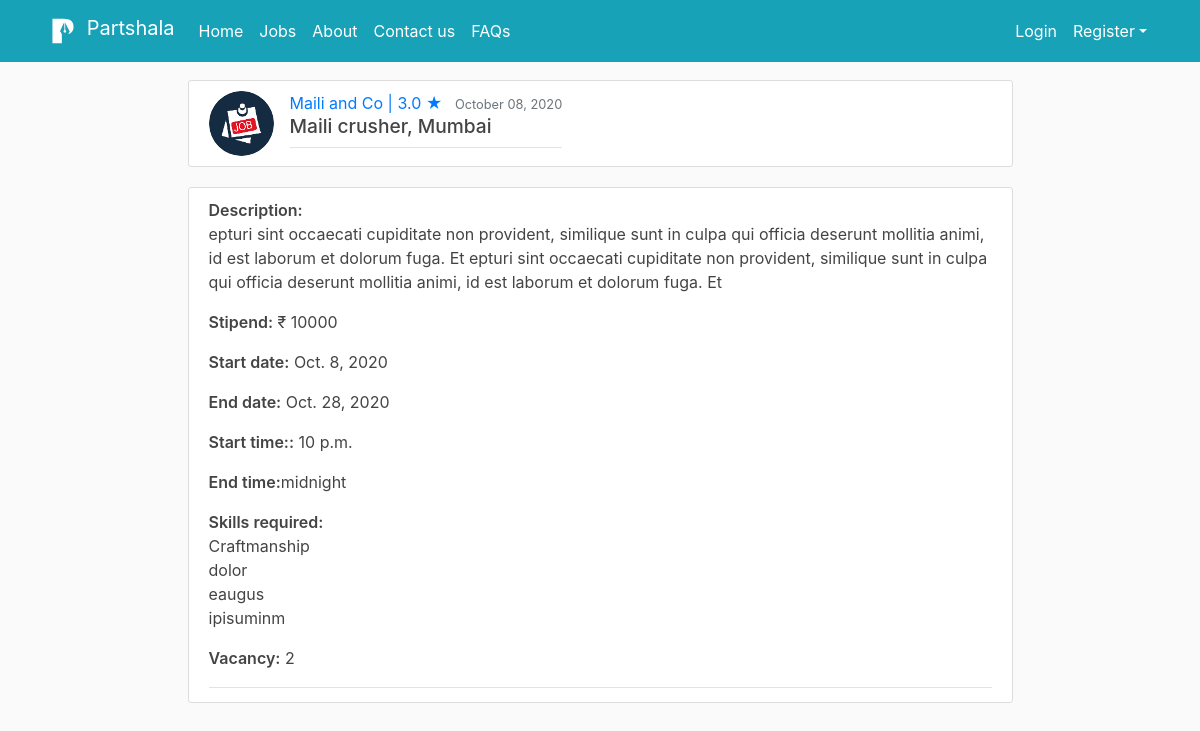
Page /application-detail/4/ on the earlier database version.
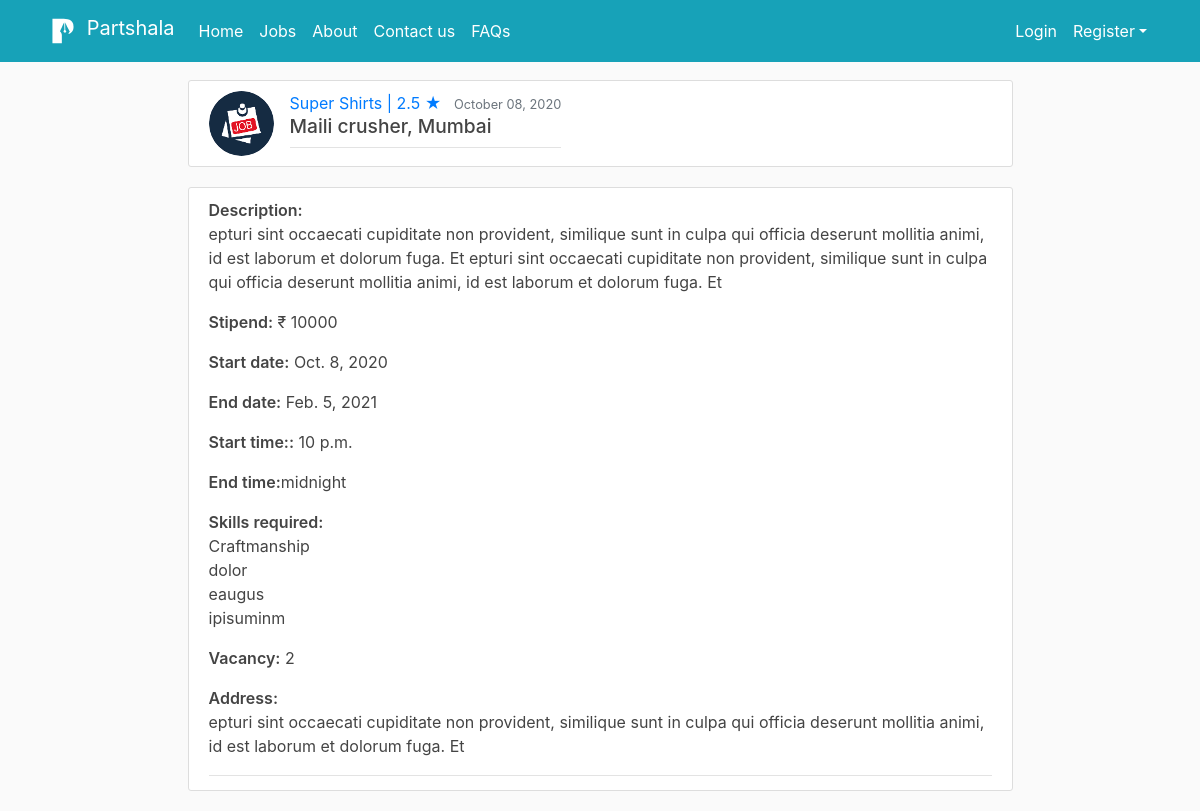
Same page on the later database version.
### users/models.py (models this page shows, shortened)
class Application(models.Model):
    AssociateRate = (
        ('New','New'),
        ('True','True'),
        ('False','False'),
    )
    FellowRate = (
        ('New','New'),
        ('True','True'),
        ('False','False'),
    )
    associate = models.ForeignKey(User, on_delete=models.CASCADE)
    post = models.ForeignKey(Post, on_delete=models.CASCADE, related_name='applicants')
    id = models.AutoField(primary_key=True)
    created_at = models.DateTimeField(default=timezone.now)
    sent_to_emplorer = models.BooleanField(default=False)
    rejected = models.BooleanField(default=False)
    is_hired = models.BooleanField(default=False)
    associate_rating = models.PositiveIntegerField(default=1, validators=[MaxValueValidator(5)])
    fellow_rating = models.IntegerField(default=1, validators=[MaxValueValidator(5)])
    associate_comment = models.CharField(default='', max_length=300, blank=True)
    fellow_comment = models.CharField(default='', max_length=300, blank=True)
    associate_is_rated = models.BooleanField(default=False)
    fellow_is_rated = models.BooleanField(default=False)
    associate_rating_status = models.CharField(choices=AssociateRate, max_length=5, default='New')
    fellow_rating_status = models.CharField(choices=FellowRate, max_length=5, default='New')
    fellows_complaint_subject = models.CharField(default='', max_length=100, blank=True)
    fellows_complaint = models.CharField(default='', max_length=300, blank=True)
    fellow_complained = models.BooleanField(default=False)
    fellows_complaint_resolved = models.BooleanField(default=False)
    fellows_complaint_updating = models.BooleanField(default=False)
    associates_complaint_subject = models.CharField(default='', max_length=100, blank=True)
    associates_complaint = models.CharField(default='', max_length=300, blank=True)
    associate_complained = models.BooleanField(default=False)
    associates_complaint_resolved = models.BooleanField(default=False)
    associates_complaint_updating = models.BooleanField(default=False)
    recall = models.BooleanField(default=False)
    class Meta:
        unique_together = ['associate', 'post']

class ProfileFellow(models.Model):
    fellow = models.OneToOneField(User, on_delete=models.CASCADE)
    company_name = models.CharField(default='', max_length=100)
    first_name = models.CharField(default='', max_length=15)
    last_name = models.CharField(default='', max_length=15)
    company_profile = models.TextField(default='')
    phone = models.CharField("Phone number (without +91 or 0): 88xxx xxx88", unique=True,default='9', max_length=10)
    image = models.ImageField(default='default_fellow.png', upload_to='profile_pics_fellow')
    estd = models.PositiveIntegerField("Establishment year", default='1998', blank=False, validators=[MaxValueValidator(9999999999)])
    is_fellow = models.BooleanField(default=True)
    city = models.CharField(max_length=15, default='')
    address = models.TextField(default='Reporting Address')
    fellow_avg_rating = models.DecimalField(default=3, max_digits=2, decimal_places=1)

class User(AbstractUser):
    username = models.CharField(unique=True,max_length=30)
    email = models.EmailField(unique=True,max_length=75)
    is_fellow = models.BooleanField(default=False)
    is_associate = models.BooleanField(default=False)

### blog/models.py (models this page shows, shortened)
class Post(models.Model):
    job_title = models.CharField(max_length=100)
    job_description = models.TextField()
    skills_reqd = models.TextField(default='Skills expected')
    post_date = models.DateField(default=timezone.now)
    start_date = models.DateField("Start date: (yyyy-mm-dd)", auto_now_add=False, auto_now=False, blank=False,default=timezone.now)
    end_date = models.DateField("End date: (yyyy-mm-dd)", auto_now_add=False, auto_now=False, blank=False,default=timezone.now)
    start_time = models.TimeField("Start time: (HH:MM)", blank=False, null=True)
    end_time = models.TimeField("End time: (HH:MM)", blank=False, null=True)
    fellow = models.ForeignKey(User, on_delete=models.CASCADE)
    city = models.CharField(max_length=15, default='')
    vacancy = models.PositiveIntegerField(default=1, validators=[MaxValueValidator(50)])
    address = models.TextField(default='Reporting Address')
    stipend = models.IntegerField(default=0, blank=True)
    filled = models.BooleanField(default=False)
    is_verified = models.BooleanField(default=False)
    is_rejected = models.BooleanField(default=False)
    rejection_note = models.TextField(default='Resubmit')
    no_of_hirings = models.PositiveIntegerField(default=1, validators=[MaxValueValidator(100)])
    def get_duration(self):
        duration = (self.end_date - self.start_date).days
        return duration
    duration = property(get_duration)
    def get_total(self):
        total = self.stipend*self.no_of_hirings
        return total
    total = property(get_total)

### users/views.py (the view)
# urls.py: path('application-detail/<int:application_id>/', user_views.ApplicationDetailView.as_view(), name='application_detail'),
class ApplicationDetailView(DetailView):
    model = Application
    template_name = 'users/application_detail.html'
    context_object_name = 'application'
    pk_url_kwarg = 'application_id'
    def get_object(self, queryset=None):
        obj = super(ApplicationDetailView, self).get_object(queryset=queryset)
        if obj is None:
            raise Http404("Application doesn't exist")
        return obj
    def get(self, request, *args, **kwargs):
        try:
            self.object = self.get_object()
        except Http404:
            raise Http404("Application doesn't exist")
        context = self.get_context_data(object=self.object)
        return self.render_to_response(context)
    def get_context_data(self, **kwargs):
        context = super().get_context_data(**kwargs)
        objec = Application.objects.get(id=self.kwargs['application_id'])
        context['reviewer'] = Application.objects.filter(id=self.kwargs['application_id'])
        context['rating'] = objec.post.fellow.profilefellow.fellow_avg_rating
        now = datetime.now()
        if objec.post.end_date < now.date() :
            context['job_done'] = True
        return context

### users/templates/users/application_detail.html (shortened to what this page needs)
{% extends "blog/base.html" %}
{% load crispy_forms_tags %}
{% block content %}
<div class="row justify-content-center">
	<div class="col-12 col-md-9">
			<article class="media content-section">
			   <img class="rounded-circle article-img" src="{{ application.post.fellow.profilefellow.image.url }}">
               <div class="article-metadata">
                   <a class="mr-2" href="{% url 'fellow-posts' application.post.fellow.username %}">{{ object.post.fellow.profilefellow.company_name }} | {{ object.post.fellow.profilefellow.fellow_avg_rating }} &#9733; </a>
                   <small class="text-muted">{{ object.post.post_date|date:"F d, Y" }}</small>
	               <h2 class="article-title">{{ object.post.job_title }}, {{ object.post.city }} </h2>
	           </div>
			</article>
	</div>
	<div class="col-12 col-md-9">
			<article class="media content-section">
			    <div class="article-metadata">
			    	<p class="article-content"> <span style="font-weight: 600">Description:</span><br> {{ object.post.job_description }}</p>
				    <p class="article-content"> <span style="font-weight: 600">Stipend:</span> &#8377; {{ object.post.stipend}}</p>
				    <p class="article-content"> <span style="font-weight: 600">Start date:</span> {{ object.post.start_date }}</p>
				    <p class="article-content"> <span style="font-weight: 600">End date:</span> {{ object.post.end_date }}</p>
				    <p class="article-content"> <span style="font-weight: 600">Start time::</span> {{ object.post.start_time }}</p>
				    <p class="article-content"> <span style="font-weight: 600">End time:</span>{{ object.post.end_time }}</p>
				    <p class="article-content"> <span style="font-weight: 600">Skills required:</span> <br> {{ object.post.skills_reqd }}</p>
				    <p class="article-content"> <span style="font-weight: 600">Vacancy:</span> {{ object.post.vacancy }}</p>
				    {% if object.is_hired %}
				    <p class="article-content"> <span style="font-weight: 600">Address:</span><br> {{ object.post.address }}</p>
				    {% endif %}
				</div>
			</article>
	</div>
</div>
{% endblock content %}

Differences in the rows shown:
changed Application "Maili crusher": post.fellow.profilefellow.company_name "Maili and Co" → "Super Shirts"; post.fellow.profilefellow.fellow_avg_rating "3.0" → "2.5"; post.end_date "Oct. 28, 2020" → "Feb. 5, 2021"; is_hired False → True (drawn); post.address (not shown) → "epturi sint occaecati cupiditate non provident, similique sunt in culpa qui officia deserunt mollitia animi, id est laborum et dolorum fuga. Et"
Other differences:
text now shown: "Address:"
